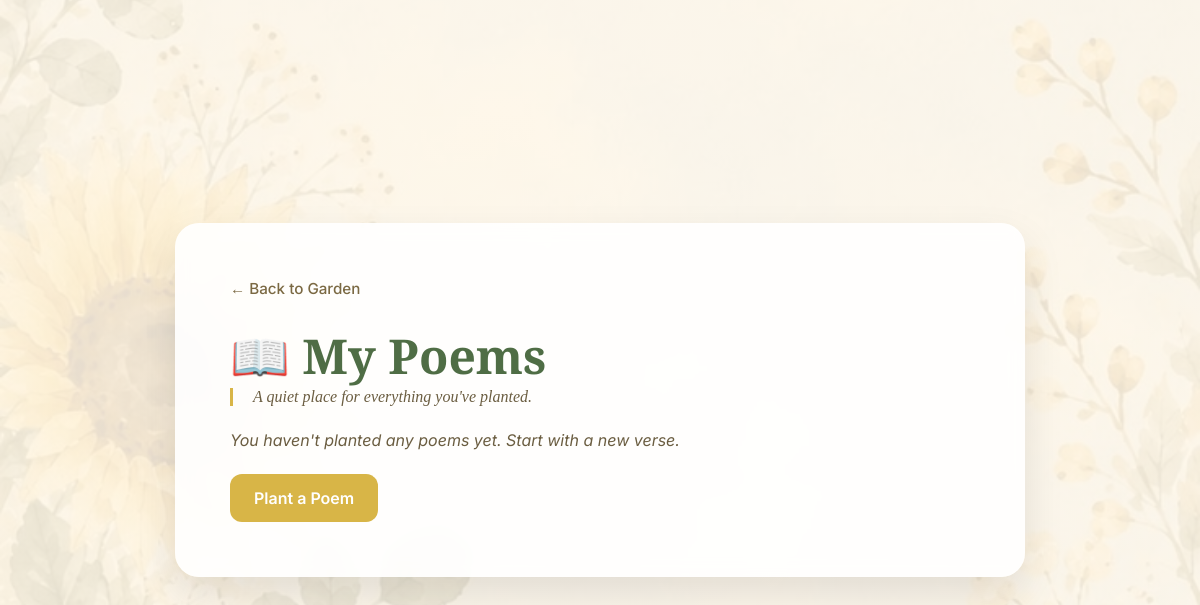
The page /poem/ (signed in) on the database as committed earlier.
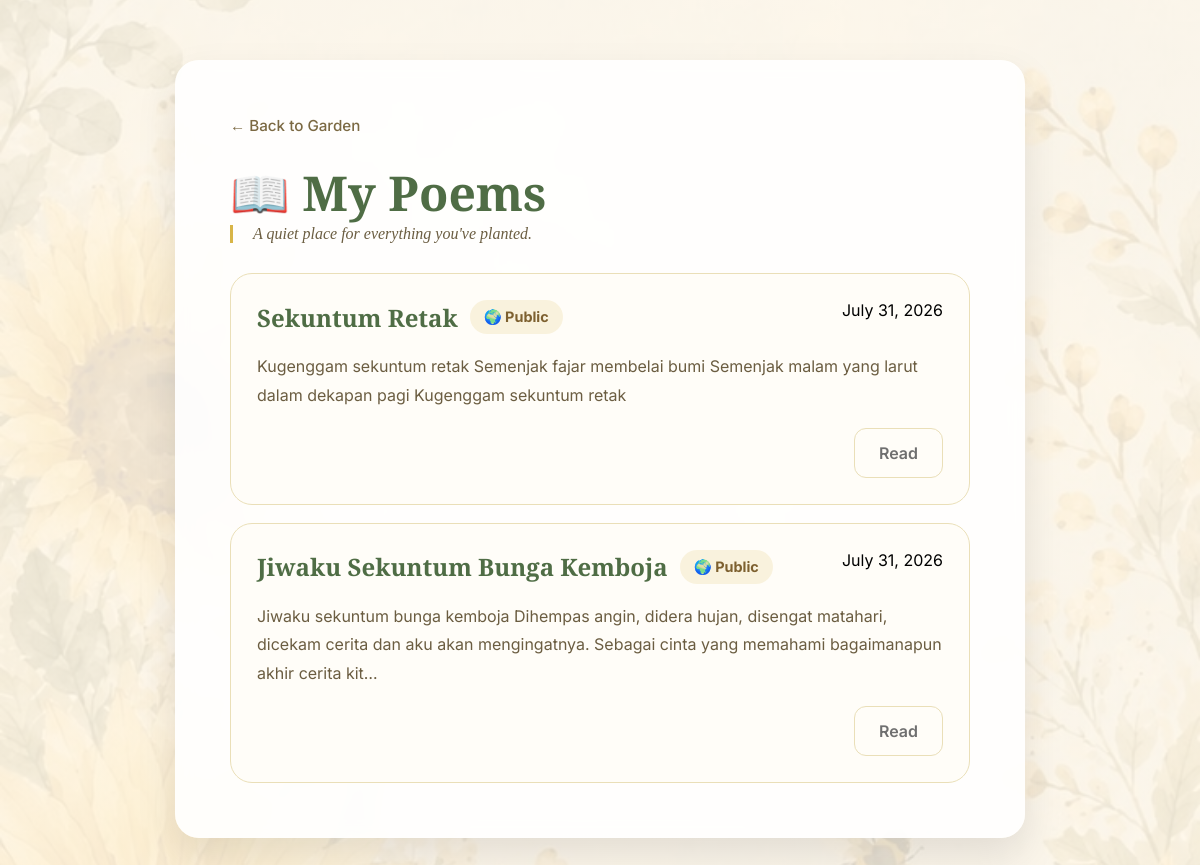
The same page on the database as committed later.
### app/models.py (models this page shows, shortened)
class Poem(db.Model):
    __tablename__ = "poems"
    id = db.Column(
        db.Integer,
        primary_key=True,
    )
    title = db.Column(
        db.String(150),
        nullable=False,
    )
    content = db.Column(
        db.Text,
        nullable=False,
    )
    is_public = db.Column(
        db.Boolean,
        default=False,
        nullable=False,
    )
    created_at = db.Column(
        db.DateTime,
        default=datetime.utcnow,
        nullable=False,
    )
    updated_at = db.Column(
        db.DateTime,
        default=datetime.utcnow,
        onupdate=datetime.utcnow,
        nullable=False,
    )
    user_id = db.Column(
        db.Integer,
        db.ForeignKey("users.id"),
        nullable=False,
    )
    author = db.relationship(
        "User",
        back_populates="poems",
    )
    cherishes = db.relationship(
    "Cherish",
    back_populates="poem",
    cascade="all, delete-orphan",
)

### app/poem/routes.py (the view)
@poem.route("/")
@login_required
def my_poems():
    poems = Poem.query.filter_by(
        user_id=current_user.id,
    ).order_by(
        Poem.created_at.desc(),
    ).all()
    return render_template(
        "poem/my_poems.html",
        poems=poems,
    )

### app/templates/poem/my_poems.html (shortened to what this page needs)
<!DOCTYPE html>
<html lang="en">
<head>
    <link rel="stylesheet" href="{{ url_for('static', filename='css/poem.css') }}">
</head>
<body>
    <main class="container">
        <div class="card poems-overview">
            <a href="{{ url_for('garden.home') }}" class="back-link">← Back to Garden</a>
            <h1>📖 My Poems</h1>
            <p class="intro">A quiet place for everything you've planted.</p>
            {% if poems %}
                <div class="poem-list">
                    {% for poem in poems %}
                        <article class="poem-card">
                            <div class="poem-card-header">
                                <div class="poem-title-block">
                                    <h2>{{ poem.title }}</h2>
                                    <span class="badge {{ 'public' if poem.is_public else 'private' }}">
                                        {{ '🌍 Public' if poem.is_public else '🔒 Private' }}
                                    </span>
                                </div>
                                <time datetime="{{ poem.created_at.isoformat() }}">{{ poem.created_at.strftime('%B %d, %Y') }}</time>
                            </div>
                            <p class="poem-preview">{{ poem.content[:180] }}{% if poem.content|length > 180 %}…{% endif %}</p>
                            <div class="poem-actions">
                                <a href="{{ url_for('poem.view_poem', poem_id=poem.id) }}" class="button secondary">Read</a>
                            </div>
                        </article>
                    {% endfor %}
                </div>
            {% else %}
                <p class="empty-state">You haven't planted any poems yet. Start with a new verse.</p>
                <a href="{{ url_for('poem.create_poem') }}" class="button">Plant a Poem</a>
            {% endif %}
        </div>
    </main>
</body>
</html>

Rows that differ between the two databases and show on the page:
added Poem: title "Sekuntum Retak", is_public "🌍 Public", created_at "July 31, 2026", content "Kugenggam sekuntum retak Semenjak fajar membelai bumi Semenjak malam yang larut dalam dekapan pagi Kugenggam sekuntum retak"
added Poem: title "Jiwaku Sekuntum Bunga Kemboja", is_public "🌍 Public", created_at "July 31, 2026", content "Jiwaku sekuntum bunga kemboja Dihempas angin, didera hujan, disengat matahari, dicekam cerita dan aku akan mengingatnya. Sebagai cinta yang memahami bagaimanapun akhir cerita kit"
Other text that changed with them:
text no longer shown: "You haven't planted any poems yet. Start with a new verse. Plant a Poem"
